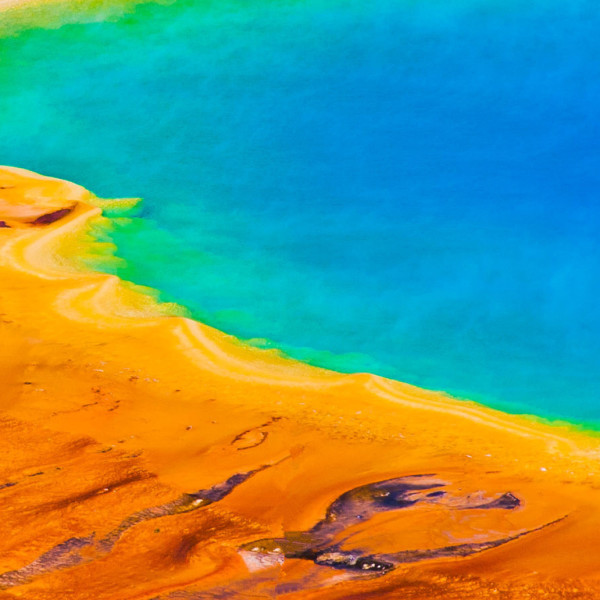
#> input picture Lab_7/static/SampleImage.jpg, 600 x 600 px
$ python L7_3.py
#> lines starting #> are read from the running program, lines starting #| are printed output that depends on the picture
import numpy as np
import cv2

# Read the input image
img = cv2.imread("static/SampleImage.jpg", 0)
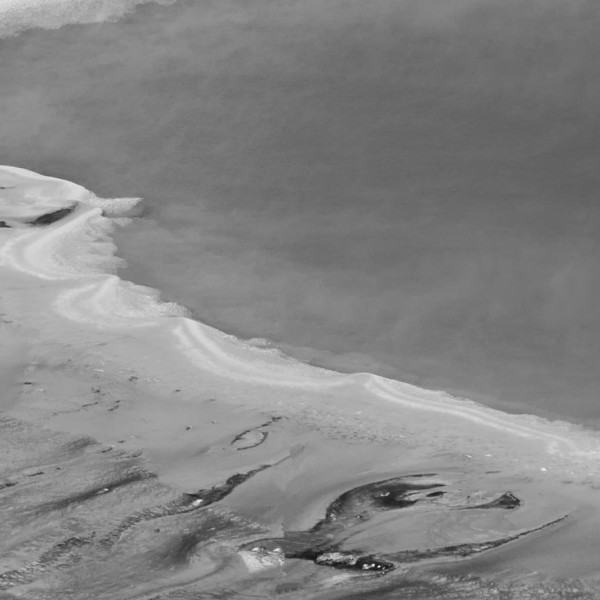
#> img: shape (600, 600); min 20, max 236, mean 132.6
rows, cols = img.shape
#> rows = 600; cols = 600
M = np.float32([[1, 0, 100], [0, 1, 50]])
dst = cv2.warpAffine(img, M, (cols, rows))
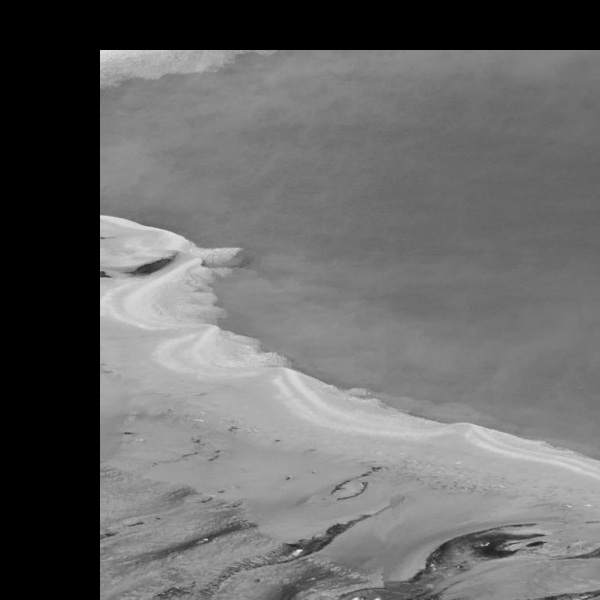
#> dst: shape (600, 600); min 0, max 230, mean 103.8
cv2.imshow("Translated Image", dst)
cv2.imwrite("translated.jpg", dst)
cv2.waitKey(0)
cv2.destroyAllWindows()
